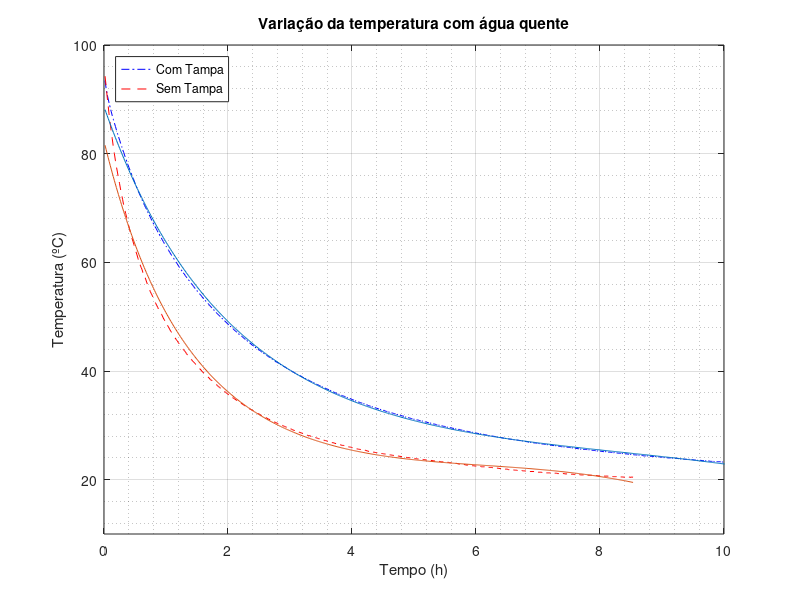

The MATLAB script that drew this image:
%Para mais detalhes, veja os arquivos separados
grau = 3; %valor do fit para a exponencial

%dados para a caneca com tampa
dadosComTampa = csvread('primeiraCanecaComTampa.csv');
xComTampa = dadosComTampa(:, 1);
yComTampa = dadosComTampa(:, 2);
xComTampa = xComTampa * 609 / 604;
xComTampa = xComTampa/60;
%regressão
logY = log(yComTampa);
coeficientes = polyfit(xComTampa, logY, grau);
disp(coeficientes);
ajusteComTampa = exp(polyval(coeficientes, xComTampa));

%dados para a caneca sem tampa
dadosSemTampa = csvread('primeiraCanecaSemTampa.csv');
xSemTampa = dadosSemTampa(:, 1);
ySemTampa = dadosSemTampa(:, 2);
xSemTampa = xSemTampa * 512 / 513;
xSemTampa = xSemTampa/60;
%regressão
logY = log(ySemTampa);
coeficientes = polyfit(xSemTampa, logY, grau);
disp(coeficientes);
ajusteSemTampa = exp(polyval(coeficientes, xSemTampa));

%plotando
plot(xComTampa, yComTampa, 'b-.', xSemTampa, ySemTampa, 'r--', xComTampa, ajusteComTampa, xSemTampa, ajusteSemTampa);
ylabel('Temperatura em °C');
xlabel('Tempo em horas');
title('Comparando caneca com e sem tampa');xlabel('Tempo (h)');
xlim([0,10]);
ylabel('Temperatura (ºC)');
ylim([10,100]);
title('Variação da temperatura com água quente');
legend('Com Tampa', 'Sem Tampa', 'Location', 'northwest');
grid on;
grid minor;



